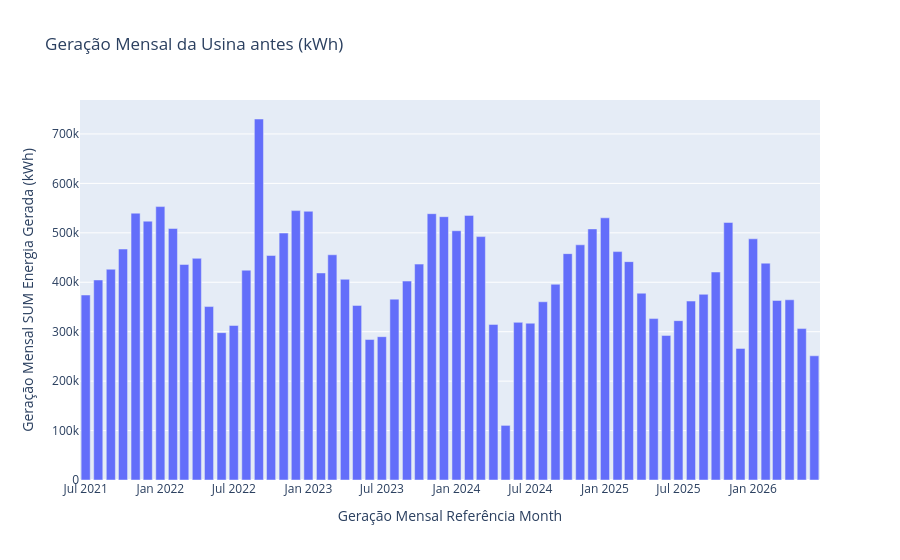
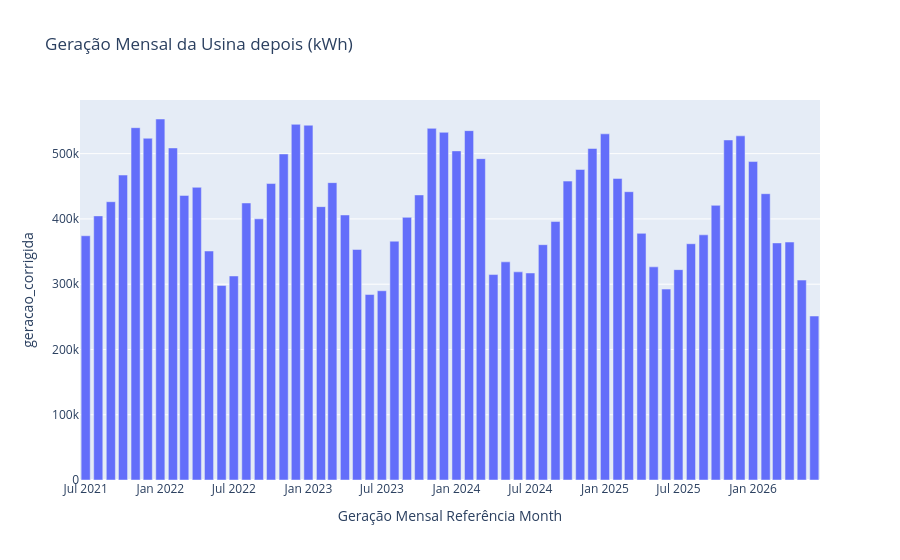

Notebook code cell kept with these figures, in order:
### Code cell
# Plotando o gráficos antes e depois para verificar os dados removidos

# antes
fig = px.bar(
    tabela_usina, 
    x='Geração Mensal Referência Month', 
    y='Geração Mensal SUM Energia Gerada (kWh)',
    title='Geração Mensal da Usina antes (kWh)',
    labels={'data': 'Mês/Ano', 'geracao': 'Geração (kWh)'}
)

fig.show()

# depois
fig = px.bar(
    tabela_corrigida, 
    x='Geração Mensal Referência Month', 
    y='geracao_corrigida',
    title='Geração Mensal da Usina depois (kWh)',
    labels={'data': 'Mês/Ano', 'geracao': 'Geração (kWh)'}
)

fig.show()
